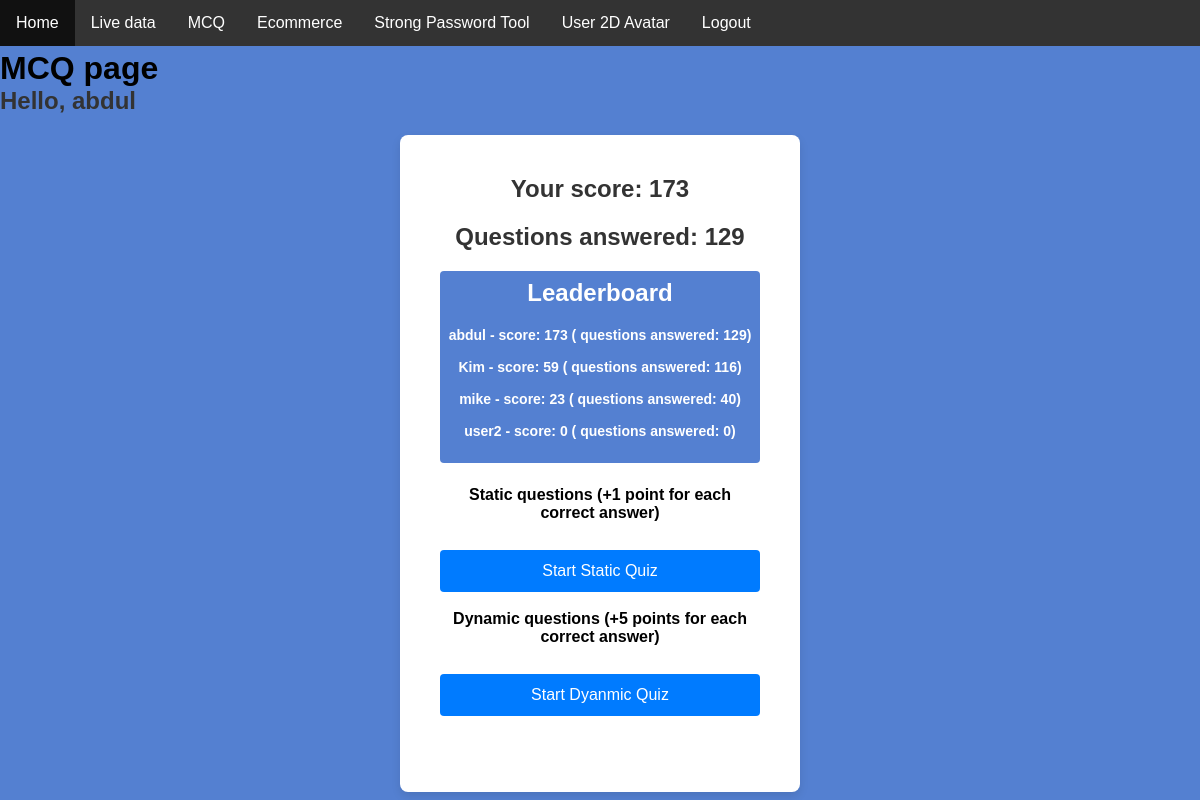
The app's page /mcq/ (signed in), older data.
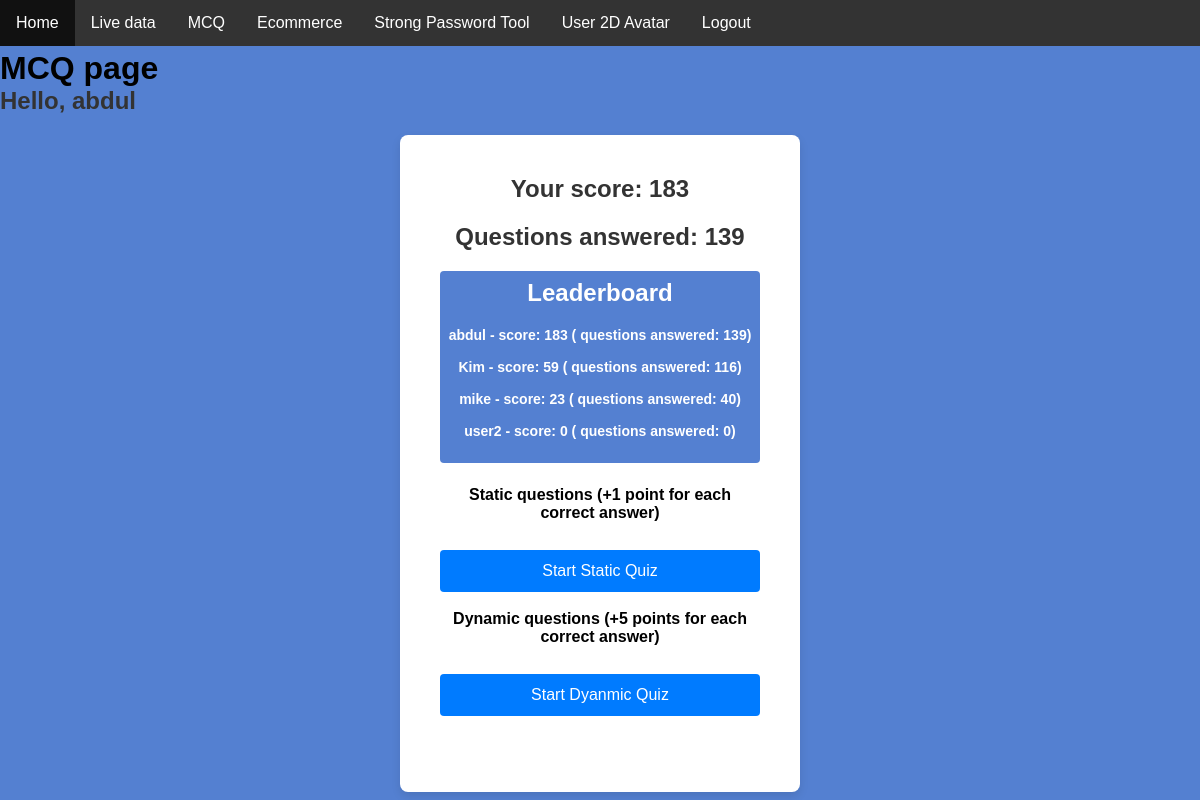
The same page, newer data.
### MCQapp/models.py (models this page shows, shortened)
class MCQstats(models.Model):
    score = models.IntegerField(validators=[MinValueValidator(0)])
    questions_answered = models.IntegerField()
    user = models.OneToOneField(User, on_delete=models.CASCADE) # each user has only one row

### MCQapp/views.py (the view)
# urls.py: path("", views.mcqHome, name="mcqHome"),
@login_required(login_url='login_user')
def mcqHome(request):
    user = request.user
    top_stats = MCQstats.objects.order_by('-score')[:10]
    user_score = MCQstats.objects.get(user=user).score
    user_questions_answered = MCQstats.objects.get(user=user).questions_answered
    return render(request, "mcqPage.html", {"user_score" : user_score,
                                            "top_stats" : top_stats,
                                            "user_questions_answered" : user_questions_answered,
                                            "user_name" : user.username})

### MCQapp/templates/mcqPage.html (shortened to what this page needs)
{% extends "base.html" %}
{% load static %}
{% block page %}
<link rel="stylesheet" href="{% static 'css/MCQ/MCQhome.css' %}">
<h1>MCQ page</h1>
<h2>Hello, {{ user_name }}</h2>
<div class="center-form">
    <div class="mcq-home-container">
        <div class="score-container">
            <h2>Your score: {{ user_score }}</h2>
            <h2>Questions answered: {{ user_questions_answered }}</h2>
        </div>
        <div class="leaderboard">
            <h2 style="color: white; font-weight: bold;">Leaderboard</h2>
            {% for stat in top_stats %}
                <p id="user_stats_text"> {{ stat.user.username }} - score: {{ stat.score }} ( questions answered: {{ stat.questions_answered }})</p> <br>
            {% endfor %}
        </div> <br>
        <div class="staticQuestions">
            <label>Static questions (+1 point for each correct answer)</label> <br>
            <button onclick="startStaticQuiz()">Start Static Quiz</button>
        </div> <br>
        <div class="dynamicQuestions">
            <label>Dynamic questions (+5 points for each correct answer)</label> <br>
            <button onclick="startDynamicQuiz()"> Start Dyanmic Quiz</button>
        </div>
    </div>
</div>
{% endblock %}

### templates/base.html (shortened to what this page needs)
{% load static %}
<!DOCTYPE html>
<html lang="en">
<head>
    <link rel="stylesheet" href="{% static 'css/base.css' %}">
</head>
<body>
    <ul>
        <li><a href="/">Home</a></li>
        <li><a href="{% url 'liveDataHome' %}">Live data</a></li>
        <li><a href="{% url 'mcqHome' %}">MCQ</a></li>
        <li><a href="{% url 'ecommerceHome' %}">Ecommerce</a></li>
        <li><a href="{% url 'strongPasswordToolHome' %}">Strong Password Tool</a></li>
        <li><a href="{% url 'userAvatarHome' %}">User 2D Avatar</a></li>
        {% if user.is_authenticated %}
            <li><a href="{% url 'logout_user' %}">Logout</a></li>
        {% else %}
            <li><a href="{% url 'login_user' %}">Login</a></li>
        {% endif %}
    </ul>
    <div class="page-content">
        {% block page %} Django App {% endblock %}
    </div>
</body>
</html>

### static/css/base.css (style rules this page uses)
* { margin: 0; padding: 0; box-sizing: border-box; font-family: Arial, sans-serif; }
html, body { margin: 0; padding: 0; }
ul { list-style-type: none; margin: 0; padding: 0; overflow: hidden; background-color: #333333; position: fixed; top: 0; left: 0; width: 100%; }
ul li { float: left; }
ul li a { display: block; color: white; text-align: center; padding: 14px 16px; text-decoration: none; }
.page-content { margin-top: 50px; }

### static/css/MCQ/MCQhome.css (style rules this page uses)
* { margin: 0; padding: 0; box-sizing: border-box; font-family: Arial, sans-serif; }
body { background-color: #5480d1; margin: 0; }
.center-form { display: flex; justify-content: center; align-items: center; }
.mcq-home-container { background-color: white; padding: 40px; border-radius: 8px; box-shadow: 0 4px 10px rgba(0, 0, 0, 0.1); width: 100%; max-width: 400px; text-align: center; }
button { width: 100%; padding: 12px; background-color: #007bff; color: white; font-size: 16px; border: none; border-radius: 4px; cursor: pointer; }
#user_stats_text { color: white; font-weight: bold; }
label { font-weight: bold; display: block; margin-bottom: 10px; }
h2 { margin-bottom: 20px; font-size: 24px; color: #333; }
.leaderboard { background-color: #5480d1; border-radius: 4px; padding: 8px; max-height: 200px; overflow-y: auto; margin: 5px 0; font-size: 14px; }

Row changes from the older to the newer data that the page shows:
changed MCQstats "abdul": score "173" → "183"; questions_answered "129" → "139"
Text that changed along with them:
{{ user_score }}: "173" → "183"
{{ user_questions_answered }}: "129" → "139"
